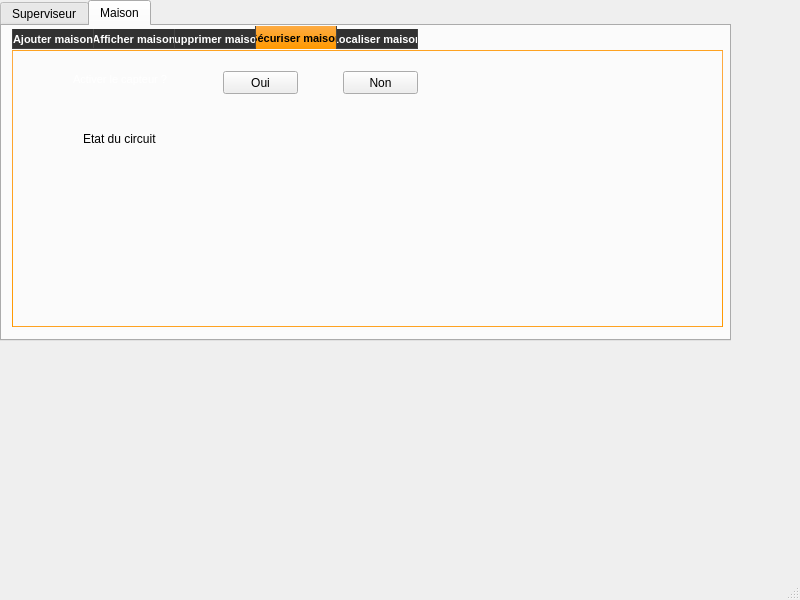
<?xml version="1.0" encoding="UTF-8"?>
<ui version="4.0">
 <class>MainWindow</class>
 <widget class="QMainWindow" name="MainWindow">
  <property name="geometry">
   <rect>
    <x>0</x>
    <y>0</y>
    <width>800</width>
    <height>600</height>
   </rect>
  </property>
  <property name="windowTitle">
   <string>MainWindow</string>
  </property>
  <widget class="QWidget" name="centralwidget">
   <widget class="QTabWidget" name="tabWidget">
    <property name="geometry">
     <rect>
      <x>0</x>
      <y>0</y>
      <width>731</width>
      <height>341</height>
     </rect>
    </property>
    <property name="currentIndex">
     <number>1</number>
    </property>
    <widget class="QWidget" name="tab">
     <attribute name="title">
      <string>Superviseur</string>
     </attribute>
     <widget class="QTabWidget" name="tabWidget_2">
      <property name="geometry">
       <rect>
        <x>10</x>
        <y>0</y>
        <width>641</width>
        <height>301</height>
       </rect>
      </property>
      <property name="styleSheet">
       <string notr="true">QTabBar::tab{
	font-size: 8pt;
	font-weight: bold;	
width: 80px;   
border: 1px solid #444;    
border-bottom-style: none;
	border-top-style: none;
   background-color: #323232;
    padding-top: 3px;
   padding-bottom: 2px;
    margin-right: -1px;}
QTabWidget::pane {    border: 1px solid qlineargradient(spread:repeat, x1:1, y1:0, x2:1, y2:1, stop:0 rgba(254, 171, 66, 255),stop:1 rgba(255, 153, 0, 255));
 top: 1px;}
QTabBar::tab:last{    margin-right: 0; }
QTabBar::tab:first:!selected{	margin-left: 0px; }
QTabBar::tab:!selected{    color: #fff;   border-bottom-style: solid;    margin-top: 3px;   background-color: QLinearGradient(x1:0, y1:0, x2:0, y2:1, stop:1 #212121, stop:.4 #343434);}
QTabBar::tab:selected{	background-color: qlineargradient(spread:repeat, x1:1, y1:0, x2:1, y2:1, stop:0 rgba(254, 171, 66, 255),stop:1 rgba(255, 153, 0, 255));	color: #000;   margin-bottom: 0px;}
QTabBar::tab:!selected:hover{   background-color: QLinearGradient(x1:0, y1:0, x2:0, y2:1, stop:1 #212121, stop:0.4 #343434, stop:0.2 #343434, stop:0.1 #ffaa00);}</string>
      </property>
      <property name="currentIndex">
       <number>0</number>
      </property>
      <widget class="QWidget" name="tab_3">
       <attribute name="title">
        <string>Ajouter superviseur</string>
       </attribute>
       <widget class="QLabel" name="label">
        <property name="geometry">
         <rect>
          <x>40</x>
          <y>20</y>
          <width>47</width>
          <height>13</height>
         </rect>
        </property>
        <property name="styleSheet">
         <string notr="true">QLabel{	
background-color: transparent;
color: #fff;	
font-size: 8pt;
border-color: #ffffff;}</string>
        </property>
        <property name="text">
         <string>ID</string>
        </property>
       </widget>
       <widget class="QLabel" name="label_2">
        <property name="geometry">
         <rect>
          <x>40</x>
          <y>60</y>
          <width>47</width>
          <height>13</height>
         </rect>
        </property>
        <property name="styleSheet">
         <string notr="true">QLabel{	
background-color: transparent;
color: #fff;	
font-size: 8pt;
border-color: #ffffff;}</string>
        </property>
        <property name="text">
         <string>Nom</string>
        </property>
       </widget>
       <widget class="QLabel" name="label_3">
        <property name="geometry">
         <rect>
          <x>40</x>
          <y>100</y>
          <width>47</width>
          <height>13</height>
         </rect>
        </property>
        <property name="styleSheet">
         <string notr="true">QLabel{	
background-color: transparent;
color: #fff;	
font-size: 8pt;
border-color: #ffffff;}</string>
        </property>
        <property name="text">
         <string>Prénom</string>
        </property>
       </widget>
       <widget class="QLabel" name="label_4">
        <property name="geometry">
         <rect>
          <x>40</x>
          <y>140</y>
          <width>47</width>
          <height>13</height>
         </rect>
        </property>
        <property name="styleSheet">
         <string notr="true">QLabel{	
background-color: transparent;
color: #fff;	
font-size: 8pt;
border-color: #ffffff;}</string>
        </property>
        <property name="text">
         <string>Sexe</string>
        </property>
       </widget>
       <widget class="QLabel" name="label_5">
        <property name="geometry">
         <rect>
          <x>40</x>
          <y>180</y>
          <width>47</width>
          <height>13</height>
         </rect>
        </property>
        <property name="styleSheet">
         <string notr="true">QLabel{	
background-color: transparent;
color: #fff;	
font-size: 8pt;
border-color: #ffffff;}</string>
        </property>
        <property name="text">
         <string>Age</string>
        </property>
       </widget>
       <widget class="QLineEdit" name="le_id">
        <property name="geometry">
         <rect>
          <x>110</x>
          <y>20</y>
          <width>113</width>
          <height>20</height>
         </rect>
        </property>
        <property name="styleSheet">
         <string notr="true">QLineEdit
{
font-family:century-gothic;
background:transparent;
border:none;

border-bottom:1px solid #717072;
}</string>
        </property>
       </widget>
       <widget class="QLineEdit" name="le_Nom">
        <property name="geometry">
         <rect>
          <x>110</x>
          <y>60</y>
          <width>113</width>
          <height>20</height>
         </rect>
        </property>
        <property name="styleSheet">
         <string notr="true">QLineEdit
{
font-family:century-gothic;
background:transparent;
border:none;

border-bottom:1px solid #717072;
}</string>
        </property>
       </widget>
       <widget class="QLineEdit" name="le_Prenom">
        <property name="geometry">
         <rect>
          <x>110</x>
          <y>100</y>
          <width>113</width>
          <height>20</height>
         </rect>
        </property>
        <property name="styleSheet">
         <string notr="true">QLineEdit
{
font-family:century-gothic;
background:transparent;
border:none;

border-bottom:1px solid #717072;
}</string>
        </property>
       </widget>
       <widget class="QRadioButton" name="Sexe_H">
        <property name="geometry">
         <rect>
          <x>110</x>
          <y>140</y>
          <width>82</width>
          <height>17</height>
         </rect>
        </property>
        <property name="text">
         <string>Homme</string>
        </property>
       </widget>
       <widget class="QRadioButton" name="Sexe_F">
        <property name="geometry">
         <rect>
          <x>210</x>
          <y>140</y>
          <width>82</width>
          <height>17</height>
         </rect>
        </property>
        <property name="styleSheet">
         <string notr="true">QLabel
{
font-family:century-gothic;
font-size:12px;

background:transparent;


}</string>
        </property>
        <property name="text">
         <string>Femme</string>
        </property>
       </widget>
       <widget class="QPushButton" name="pb_ajouter_superviseur">
        <property name="geometry">
         <rect>
          <x>500</x>
          <y>170</y>
          <width>75</width>
          <height>23</height>
         </rect>
        </property>
        <property name="styleSheet">
         <string notr="true">QPushButton
{
font-family:century-gothic;
background-color: rgb(145, 200, 241);
border-radius:5px;}</string>
        </property>
        <property name="text">
         <string>Ajouter</string>
        </property>
       </widget>
       <widget class="QLineEdit" name="age">
        <property name="geometry">
         <rect>
          <x>110</x>
          <y>170</y>
          <width>113</width>
          <height>20</height>
         </rect>
        </property>
        <property name="styleSheet">
         <string notr="true">QLineEdit
{
font-family:century-gothic;
background:transparent;
border:none;

border-bottom:1px solid #717072;
}</string>
        </property>
       </widget>
       <widget class="QLineEdit" name="le_Email">
        <property name="geometry">
         <rect>
          <x>410</x>
          <y>100</y>
          <width>113</width>
          <height>20</height>
         </rect>
        </property>
        <property name="styleSheet">
         <string notr="true">QLineEdit
{
font-family:century-gothic;
background:transparent;
border:none;

border-bottom:1px solid #717072;
}</string>
        </property>
       </widget>
       <widget class="QLabel" name="label_11">
        <property name="geometry">
         <rect>
          <x>320</x>
          <y>100</y>
          <width>47</width>
          <height>13</height>
         </rect>
        </property>
        <property name="styleSheet">
         <string notr="true">QLabel{	
background-color: transparent;
color: #fff;	
font-size: 8pt;
border-color: #ffffff;}</string>
        </property>
        <property name="text">
         <string>Email</string>
        </property>
       </widget>
       <widget class="QPushButton" name="pb_modifier_superviseur">
        <property name="geometry">
         <rect>
          <x>500</x>
          <y>140</y>
          <width>75</width>
          <height>23</height>
         </rect>
        </property>
        <property name="styleSheet">
         <string notr="true">QPushButton
{
font-family:century-gothic;
background-color: rgb(145, 200, 241);
border-radius:5px;}</string>
        </property>
        <property name="text">
         <string>Modifier</string>
        </property>
       </widget>
      </widget>
      <widget class="QWidget" name="tab_4">
       <attribute name="title">
        <string>Afficher superviseur</string>
       </attribute>
       <widget class="QTableView" name="tableView">
        <property name="geometry">
         <rect>
          <x>10</x>
          <y>0</y>
          <width>601</width>
          <height>192</height>
         </rect>
        </property>
       </widget>
      </widget>
      <widget class="QWidget" name="tab_5">
       <attribute name="title">
        <string>Supprimer superviseur</string>
       </attribute>
       <widget class="QLineEdit" name="id_supp_superviseur">
        <property name="geometry">
         <rect>
          <x>150</x>
          <y>30</y>
          <width>113</width>
          <height>20</height>
         </rect>
        </property>
        <property name="styleSheet">
         <string notr="true">QLineEdit
{
font-family:century-gothic;
background:transparent;
border:none;

border-bottom:1px solid #717072;
}</string>
        </property>
       </widget>
       <widget class="QLabel" name="label_6">
        <property name="geometry">
         <rect>
          <x>50</x>
          <y>30</y>
          <width>47</width>
          <height>13</height>
         </rect>
        </property>
        <property name="styleSheet">
         <string notr="true">QLabel{	
background-color: transparent;
color: #fff;	
font-size: 8pt;
border-color: #ffffff;}</string>
        </property>
        <property name="text">
         <string>ID</string>
        </property>
       </widget>
       <widget class="QPushButton" name="pb_supprimer_superviseur">
        <property name="geometry">
         <rect>
          <x>510</x>
          <y>160</y>
          <width>75</width>
          <height>23</height>
         </rect>
        </property>
        <property name="styleSheet">
         <string notr="true">QPushButton
{
font-family:century-gothic;
background-color: rgb(145, 200, 241);
border-radius:5px;}</string>
        </property>
        <property name="text">
         <string>Supprimer</string>
        </property>
       </widget>
      </widget>
      <widget class="QWidget" name="tab_7">
       <attribute name="title">
        <string>Envoyer un email</string>
       </attribute>
       <widget class="QLabel" name="label_12">
        <property name="geometry">
         <rect>
          <x>10</x>
          <y>10</y>
          <width>63</width>
          <height>20</height>
         </rect>
        </property>
        <property name="styleSheet">
         <string notr="true">QLabel{	
background-color: transparent;
color: #fff;	
font-size: 8pt;
border-color: #ffffff;}</string>
        </property>
        <property name="text">
         <string>Smtp-server:</string>
        </property>
       </widget>
       <widget class="QLineEdit" name="server">
        <property name="geometry">
         <rect>
          <x>80</x>
          <y>10</y>
          <width>251</width>
          <height>20</height>
         </rect>
        </property>
        <property name="text">
         <string>smtp.gmail.com</string>
        </property>
       </widget>
       <widget class="QLabel" name="label_13">
        <property name="geometry">
         <rect>
          <x>10</x>
          <y>30</y>
          <width>59</width>
          <height>20</height>
         </rect>
        </property>
        <property name="styleSheet">
         <string notr="true">QLabel{	
background-color: transparent;
color: #fff;	
font-size: 8pt;
border-color: #ffffff;}</string>
        </property>
        <property name="text">
         <string>Server port:</string>
        </property>
       </widget>
       <widget class="QLineEdit" name="port">
        <property name="geometry">
         <rect>
          <x>80</x>
          <y>30</y>
          <width>251</width>
          <height>20</height>
         </rect>
        </property>
        <property name="text">
         <string>465</string>
        </property>
       </widget>
       <widget class="QLabel" name="label_14">
        <property name="geometry">
         <rect>
          <x>10</x>
          <y>50</y>
          <width>52</width>
          <height>20</height>
         </rect>
        </property>
        <property name="styleSheet">
         <string notr="true">QLabel{	
background-color: transparent;
color: #fff;	
font-size: 8pt;
border-color: #ffffff;}</string>
        </property>
        <property name="text">
         <string>Username:</string>
        </property>
       </widget>
       <widget class="QLineEdit" name="uname">
        <property name="geometry">
         <rect>
          <x>80</x>
          <y>50</y>
          <width>251</width>
          <height>20</height>
         </rect>
        </property>
       </widget>
       <widget class="QLabel" name="label_15">
        <property name="geometry">
         <rect>
          <x>10</x>
          <y>70</y>
          <width>50</width>
          <height>20</height>
         </rect>
        </property>
        <property name="styleSheet">
         <string notr="true">QLabel{	
background-color: transparent;
color: #fff;	
font-size: 8pt;
border-color: #ffffff;}</string>
        </property>
        <property name="text">
         <string>Password:</string>
        </property>
       </widget>
       <widget class="QLineEdit" name="paswd">
        <property name="geometry">
         <rect>
          <x>80</x>
          <y>70</y>
          <width>251</width>
          <height>20</height>
         </rect>
        </property>
        <property name="inputMask">
         <string/>
        </property>
        <property name="echoMode">
         <enum>QLineEdit::Password</enum>
        </property>
       </widget>
       <widget class="QLabel" name="label_16">
        <property name="geometry">
         <rect>
          <x>10</x>
          <y>90</y>
          <width>59</width>
          <height>20</height>
         </rect>
        </property>
        <property name="styleSheet">
         <string notr="true">QLabel{	
background-color: transparent;
color: #fff;	
font-size: 8pt;
border-color: #ffffff;}</string>
        </property>
        <property name="text">
         <string>Recipant to:</string>
        </property>
       </widget>
       <widget class="QLineEdit" name="rcpt">
        <property name="geometry">
         <rect>
          <x>80</x>
          <y>90</y>
          <width>251</width>
          <height>20</height>
         </rect>
        </property>
       </widget>
       <widget class="QLabel" name="label_17">
        <property name="geometry">
         <rect>
          <x>10</x>
          <y>110</y>
          <width>40</width>
          <height>20</height>
         </rect>
        </property>
        <property name="styleSheet">
         <string notr="true">QLabel{	
background-color: transparent;
color: #fff;	
font-size: 8pt;
border-color: #ffffff;}</string>
        </property>
        <property name="text">
         <string>Subject:</string>
        </property>
       </widget>
       <widget class="QLineEdit" name="subject">
        <property name="geometry">
         <rect>
          <x>80</x>
          <y>110</y>
          <width>251</width>
          <height>20</height>
         </rect>
        </property>
       </widget>
       <widget class="QLabel" name="label_18">
        <property name="geometry">
         <rect>
          <x>10</x>
          <y>130</y>
          <width>60</width>
          <height>22</height>
         </rect>
        </property>
        <property name="styleSheet">
         <string notr="true">QLabel{	
background-color: transparent;
color: #fff;	
font-size: 8pt;
border-color: #ffffff;}</string>
        </property>
        <property name="text">
         <string>Attachment:</string>
        </property>
       </widget>
       <widget class="QLineEdit" name="file">
        <property name="geometry">
         <rect>
          <x>80</x>
          <y>130</y>
          <width>181</width>
          <height>20</height>
         </rect>
        </property>
        <property name="readOnly">
         <bool>true</bool>
        </property>
       </widget>
       <widget class="QPushButton" name="browseBtn">
        <property name="geometry">
         <rect>
          <x>270</x>
          <y>130</y>
          <width>75</width>
          <height>23</height>
         </rect>
        </property>
        <property name="text">
         <string>Browse...</string>
        </property>
       </widget>
       <widget class="QLabel" name="label_19">
        <property name="geometry">
         <rect>
          <x>10</x>
          <y>150</y>
          <width>46</width>
          <height>22</height>
         </rect>
        </property>
        <property name="styleSheet">
         <string notr="true">QLabel{	
background-color: transparent;
color: #fff;	
font-size: 8pt;
border-color: #ffffff;}</string>
        </property>
        <property name="text">
         <string>Message:</string>
        </property>
       </widget>
       <widget class="QPlainTextEdit" name="msg">
        <property name="geometry">
         <rect>
          <x>80</x>
          <y>150</y>
          <width>251</width>
          <height>51</height>
         </rect>
        </property>
       </widget>
       <widget class="QPushButton" name="sendBtn">
        <property name="geometry">
         <rect>
          <x>470</x>
          <y>170</y>
          <width>75</width>
          <height>23</height>
         </rect>
        </property>
        <property name="text">
         <string>Send</string>
        </property>
       </widget>
       <widget class="QPushButton" name="exitBtn">
        <property name="geometry">
         <rect>
          <x>550</x>
          <y>170</y>
          <width>75</width>
          <height>23</height>
         </rect>
        </property>
        <property name="styleSheet">
         <string notr="true">QToolButton
{	background-color: qlineargradient(spread:repeat, x1:1, y1:0, x2:1, y2:1, stop:0 rgba(254, 171, 66, 255),stop:1 rgba(255, 153, 0, 255));
	color: #000;
font-size: 14pt;
	border-radius: 4px;
	padding: 10px;}
QToolButton::pressed{	background-color: #6b960f;}</string>
        </property>
        <property name="text">
         <string>Exit</string>
        </property>
       </widget>
      </widget>
     </widget>
    </widget>
    <widget class="QWidget" name="tab_2">
     <attribute name="title">
      <string>Maison</string>
     </attribute>
     <widget class="QTabWidget" name="tabWidget_3">
      <property name="geometry">
       <rect>
        <x>10</x>
        <y>0</y>
        <width>711</width>
        <height>301</height>
       </rect>
      </property>
      <property name="styleSheet">
       <string notr="true">QTabBar::tab{
	font-size: 8pt;
	font-weight: bold;	
width: 80px;   
border: 1px solid #444;    
border-bottom-style: none;
	border-top-style: none;
   background-color: #323232;
    padding-top: 3px;
   padding-bottom: 2px;
    margin-right: -1px;}
QTabWidget::pane {    border: 1px solid qlineargradient(spread:repeat, x1:1, y1:0, x2:1, y2:1, stop:0 rgba(254, 171, 66, 255),stop:1 rgba(255, 153, 0, 255));
 top: 1px;}
QTabBar::tab:last{    margin-right: 0; }
QTabBar::tab:first:!selected{	margin-left: 0px; }
QTabBar::tab:!selected{    color: #fff;   border-bottom-style: solid;    margin-top: 3px;   background-color: QLinearGradient(x1:0, y1:0, x2:0, y2:1, stop:1 #212121, stop:.4 #343434);}
QTabBar::tab:selected{	background-color: qlineargradient(spread:repeat, x1:1, y1:0, x2:1, y2:1, stop:0 rgba(254, 171, 66, 255),stop:1 rgba(255, 153, 0, 255));	color: #000;   margin-bottom: 0px;}
QTabBar::tab:!selected:hover{   background-color: QLinearGradient(x1:0, y1:0, x2:0, y2:1, stop:1 #212121, stop:0.4 #343434, stop:0.2 #343434, stop:0.1 #ffaa00);}</string>
      </property>
      <property name="currentIndex">
       <number>3</number>
      </property>
      <widget class="QWidget" name="tab_6">
       <attribute name="title">
        <string>Ajouter maison</string>
       </attribute>
       <widget class="QLabel" name="label_7">
        <property name="geometry">
         <rect>
          <x>30</x>
          <y>30</y>
          <width>47</width>
          <height>13</height>
         </rect>
        </property>
        <property name="styleSheet">
         <string notr="true">QLabel{	
background-color: transparent;
color: #fff;	
font-size: 8pt;
border-color: #ffffff;}</string>
        </property>
        <property name="text">
         <string>ID</string>
        </property>
       </widget>
       <widget class="QLabel" name="label_8">
        <property name="geometry">
         <rect>
          <x>30</x>
          <y>70</y>
          <width>61</width>
          <height>16</height>
         </rect>
        </property>
        <property name="styleSheet">
         <string notr="true">QLabel{	
background-color: transparent;
color: #fff;	
font-size: 8pt;
border-color: #ffffff;}</string>
        </property>
        <property name="text">
         <string>Adresse</string>
        </property>
       </widget>
       <widget class="QLabel" name="label_9">
        <property name="geometry">
         <rect>
          <x>30</x>
          <y>140</y>
          <width>131</width>
          <height>16</height>
         </rect>
        </property>
        <property name="styleSheet">
         <string notr="true">QLabel{	
background-color: transparent;
color: #fff;	
font-size: 8pt;
border-color: #ffffff;}</string>
        </property>
        <property name="text">
         <string>Nombre des chambres</string>
        </property>
       </widget>
       <widget class="QLineEdit" name="id_maison">
        <property name="geometry">
         <rect>
          <x>180</x>
          <y>30</y>
          <width>113</width>
          <height>20</height>
         </rect>
        </property>
        <property name="styleSheet">
         <string notr="true">QLineEdit
{
font-family:century-gothic;
background:transparent;
border:none;

border-bottom:1px solid #717072;
}</string>
        </property>
       </widget>
       <widget class="QLineEdit" name="adresse_maison">
        <property name="geometry">
         <rect>
          <x>180</x>
          <y>70</y>
          <width>251</width>
          <height>51</height>
         </rect>
        </property>
        <property name="styleSheet">
         <string notr="true">QLineEdit
{
font-family:century-gothic;
background:transparent;
border:none;

border-bottom:1px solid #717072;
}</string>
        </property>
       </widget>
       <widget class="QPushButton" name="pb_ajouter_maison">
        <property name="geometry">
         <rect>
          <x>520</x>
          <y>170</y>
          <width>75</width>
          <height>23</height>
         </rect>
        </property>
        <property name="styleSheet">
         <string notr="true">QPushButton
{
font-family:century-gothic;
background-color: rgb(145, 200, 241);
border-radius:5px;}</string>
        </property>
        <property name="text">
         <string>Ajouter</string>
        </property>
       </widget>
       <widget class="QLineEdit" name="nbr_chambre">
        <property name="geometry">
         <rect>
          <x>180</x>
          <y>140</y>
          <width>113</width>
          <height>20</height>
         </rect>
        </property>
        <property name="styleSheet">
         <string notr="true">QLineEdit
{
font-family:century-gothic;
background:transparent;
border:none;

border-bottom:1px solid #717072;
}</string>
        </property>
       </widget>
       <widget class="QPushButton" name="pb_modifier_maison">
        <property name="geometry">
         <rect>
          <x>520</x>
          <y>140</y>
          <width>75</width>
          <height>23</height>
         </rect>
        </property>
        <property name="styleSheet">
         <string notr="true">QPushButton
{
font-family:century-gothic;
background-color: rgb(145, 200, 241);
border-radius:5px;}</string>
        </property>
        <property name="text">
         <string>Modifier</string>
        </property>
       </widget>
      </widget>
      <widget class="QWidget" name="tab_8">
       <attribute name="title">
        <string>Afficher maison</string>
       </attribute>
       <widget class="QTableView" name="tableView_2">
        <property name="geometry">
         <rect>
          <x>10</x>
          <y>10</y>
          <width>611</width>
          <height>192</height>
         </rect>
        </property>
       </widget>
      </widget>
      <widget class="QWidget" name="tab_9">
       <attribute name="title">
        <string>Supprimer maison</string>
       </attribute>
       <widget class="QLabel" name="label_10">
        <property name="geometry">
         <rect>
          <x>40</x>
          <y>30</y>
          <width>47</width>
          <height>13</height>
         </rect>
        </property>
        <property name="styleSheet">
         <string notr="true">QLabel{	
background-color: transparent;
color: #fff;	
font-size: 8pt;
border-color: #ffffff;}</string>
        </property>
        <property name="text">
         <string>ID</string>
        </property>
       </widget>
       <widget class="QLineEdit" name="id_supp_maison">
        <property name="geometry">
         <rect>
          <x>160</x>
          <y>30</y>
          <width>113</width>
          <height>20</height>
         </rect>
        </property>
        <property name="styleSheet">
         <string notr="true">QLineEdit
{
font-family:century-gothic;
background:transparent;
border:none;

border-bottom:1px solid #717072;
}</string>
        </property>
       </widget>
       <widget class="QPushButton" name="pb_supprimer_maison">
        <property name="geometry">
         <rect>
          <x>520</x>
          <y>170</y>
          <width>75</width>
          <height>23</height>
         </rect>
        </property>
        <property name="styleSheet">
         <string notr="true">QPushButton
{
font-family:century-gothic;
background-color: rgb(145, 200, 241);
border-radius:5px;}</string>
        </property>
        <property name="text">
         <string>Supprimer</string>
        </property>
       </widget>
      </widget>
      <widget class="QWidget" name="tab_10">
       <attribute name="title">
        <string>Sécuriser maison</string>
       </attribute>
       <widget class="QLabel" name="label_20">
        <property name="geometry">
         <rect>
          <x>60</x>
          <y>20</y>
          <width>101</width>
          <height>16</height>
         </rect>
        </property>
        <property name="styleSheet">
         <string notr="true">QLabel{	
background-color: transparent;
color: #fff;	
font-size: 8pt;
border-color: #ffffff;}</string>
        </property>
        <property name="text">
         <string>Activer le capteur ?</string>
        </property>
       </widget>
       <widget class="QPushButton" name="pb_activer_capteur">
        <property name="geometry">
         <rect>
          <x>210</x>
          <y>20</y>
          <width>75</width>
          <height>23</height>
         </rect>
        </property>
        <property name="text">
         <string>Oui</string>
        </property>
       </widget>
       <widget class="QPushButton" name="pb_desactiver_capteur">
        <property name="geometry">
         <rect>
          <x>330</x>
          <y>20</y>
          <width>75</width>
          <height>23</height>
         </rect>
        </property>
        <property name="text">
         <string>Non</string>
        </property>
       </widget>
       <widget class="QLabel" name="label_21">
        <property name="geometry">
         <rect>
          <x>70</x>
          <y>80</y>
          <width>301</width>
          <height>16</height>
         </rect>
        </property>
        <property name="text">
         <string>Etat du circuit</string>
        </property>
       </widget>
      </widget>
      <widget class="QWidget" name="tab_11">
       <attribute name="title">
        <string>Localiser maison</string>
       </attribute>
       <widget class="QPushButton" name="pb_localisation_maison">
        <property name="geometry">
         <rect>
          <x>580</x>
          <y>210</y>
          <width>75</width>
          <height>23</height>
         </rect>
        </property>
        <property name="text">
         <string>Localiser</string>
        </property>
       </widget>
       <widget class="QLabel" name="label_23">
        <property name="geometry">
         <rect>
          <x>50</x>
          <y>30</y>
          <width>47</width>
          <height>13</height>
         </rect>
        </property>
        <property name="text">
         <string>Adresse</string>
        </property>
       </widget>
       <widget class="QLineEdit" name="l_adresse">
        <property name="geometry">
         <rect>
          <x>130</x>
          <y>30</y>
          <width>113</width>
          <height>20</height>
         </rect>
        </property>
       </widget>
      </widget>
     </widget>
    </widget>
   </widget>
  </widget>
  <widget class="QStatusBar" name="statusbar"/>
 </widget>
 <resources/>
 <connections/>
</ui>
